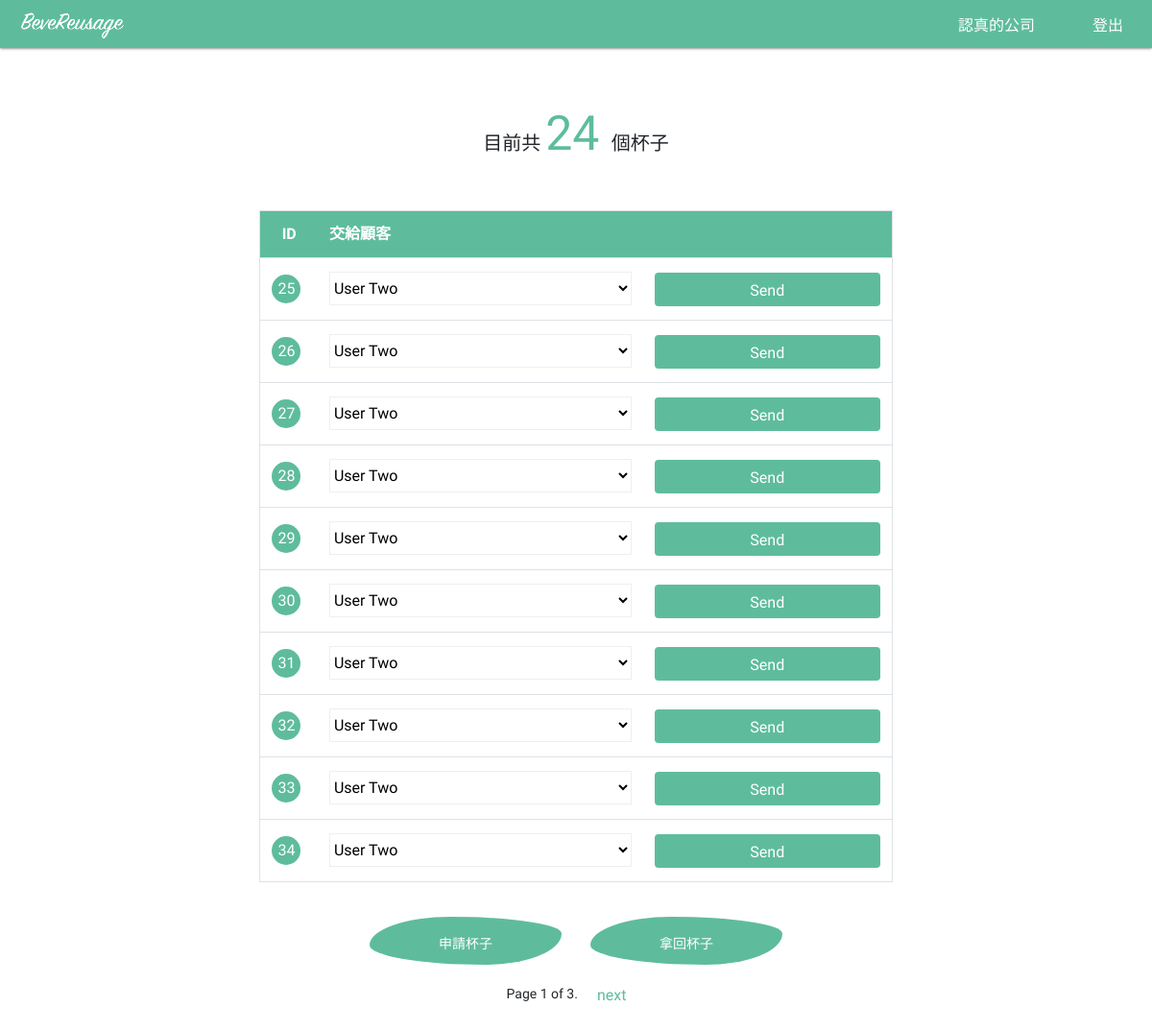
Before: /interaction/business/manage-cups/ (signed in) with the older database file.
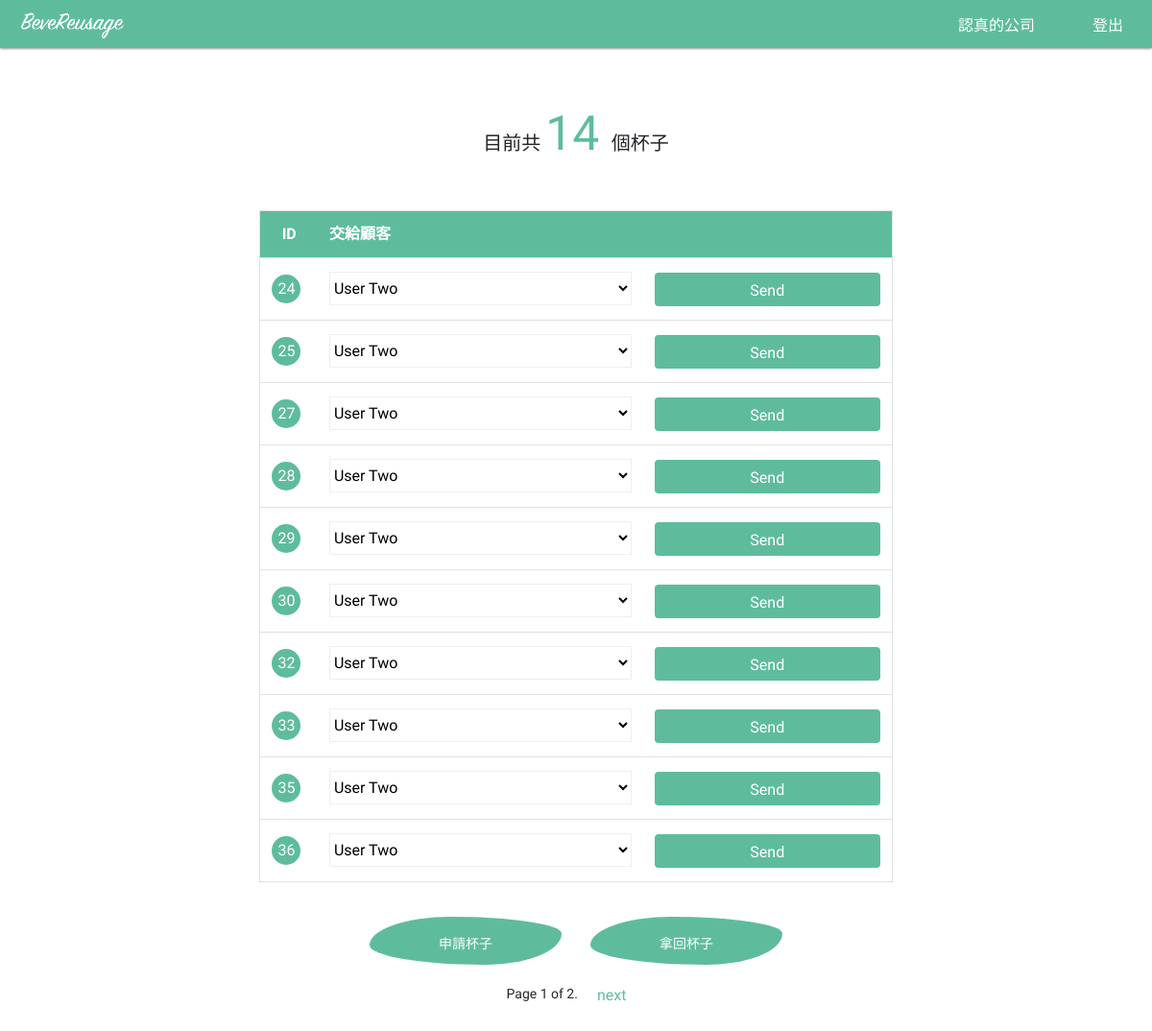
After: the same page with the newer database file.
### interaction/models.py (models this page shows, shortened)
class Cup(models.Model):
    objects = CupManager()
    LOAN_STATUS = (
        ('o', 'On loan'),
        ('c', 'Cleaning'),
        ('a', 'Available'),
        ('n', 'Not in circulation')
    )
    status = models.CharField(
        max_length=1,
        choices=LOAN_STATUS,
        default='a',
        help_text='Cup availability',
    )
    CARRIER_TYPES = (
        ('b', 'Business'),
        ('u', 'User'),
        ('a', 'Administration'),
        ('m', 'Machine')
    )
    carrier_type = models.CharField(max_length=1, choices = CARRIER_TYPES, default='a')
    carrier = models.ForeignKey('CupUser', on_delete=models.SET_NULL, blank=True, null=True)

### interaction/views/business.py (the view, shortened to what this page needs)
# urls.py: path('business/manage-cups/', business.BusinessCupListView.as_view(), name='business-manage-cups'),
class BusinessCupListView(LoginRequiredMixin, ListView):
    model = Cup
    template_name = 'business_record.html'
    paginate_by = 10
    def get_queryset(self):
        return Cup.objects.filter(carrier=self.request.user)
    def get_context_data(self, **kwargs):
        context = super(BusinessCupListView, self).get_context_data(**kwargs)
        assign_form = BusinessAssignCupsForm()
        request_form = BusinessRequestCupsForm()
        receive_form = BusinessReceiveCupsForm()
        context['assign_form'] = assign_form
        context['request_form'] = request_form
        context['receive_form'] = receive_form
        context["n_cups"] = Cup.objects.filter(carrier=self.request.user).count()
        return context

### interaction/forms/business_forms.py
class BusinessAssignCupsForm(forms.Form):
    def __init__(self, *args, **kwargs):
        super(BusinessAssignCupsForm, self).__init__(*args, **kwargs)
        self.fields['cup_id'] = forms.IntegerField(min_value=1, widget = forms.HiddenInput())
        self.fields['customer'] = forms.ChoiceField(choices=self.build_customer_selection())
    def build_customer_selection(self):
        customers = []
        for customer in CupUser.objects.filter(is_customer = True):
            customers.append((customer.id, customer.name))
        return customers

class BusinessRequestCupsForm(forms.Form):
    cups_needed = forms.IntegerField(label='需要杯子的數量')

### interaction/models.py (called while the page is built)
    @property
    def name(self):
        if self.first_name and self.last_name:
            english = r'(^[A-Za-z]+$)'
            if re.match(english, self.first_name+self.last_name):
                return ("%s %s" % (self.first_name, self.last_name))
            else:
                return self.last_name+self.first_name
        elif self.title:
            return self.title
        else:
            return self.username

### interaction/templates/business_record.html (shortened to what this page needs)
{% extends "base_generic.html" %}
{% block content %}
  <div class="card col-md-12">
    <div class="card-header">目前共 <span class="highlight-text">{{ n_cups }} </span>個杯子</div>
    <div class="card-body table_sec">
      <table class="col-md-8 col-lg-7 table table-hover">
        <thead class="table-head">
          <tr>
            <th class="th-id" scope="col">ID</th>
            <th scope="col">交給顧客</th>
            <th scope="col"></th>
          </tr>
        </thead>
        {% for cup in cup_list %}
        <tbody>
          <tr>
            <form action="" method="post">
              <td><div class="table_id">{{ cup.pk }}</div></td>
              <td>{{ assign_form.customer }}</td>
              <td><input type="submit" name="submit" class="btn send-btn" value="Send"></td>
            </form>
          </tr>
        </tbody>
        {% empty %}
          <p> 你沒有杯子庫存，去申請吧 </p>
        {% endfor %}
      </table>
    </div>
  </div>
  <div class='btn-area col-12'>
    <button type="button" class="btn co-btn btn-style" data-toggle="modal" data-target="#requestModal">
    申請杯子
    </button>
    <button type="button" class="btn co-btn btn-style" data-toggle="modal" data-target="#receiveModal">
    拿回杯子
    </button>
  </div>
{% endblock %}

Changed rows visible on the page:
no longer on this page (row edited): Cup: pk "26"
no longer on this page (row edited): Cup: pk "31"
no longer on this page (row edited): Cup: pk "34"
now on this page (row edited): Cup: pk "24"
now on this page (row unchanged): Cup: pk "35"
now on this page (row unchanged): Cup: pk "36"
Other visible differences:
{{ n_cups }}: "24" → "14"
{{ page_obj.paginator.num_pages }}: "3" → "2"
